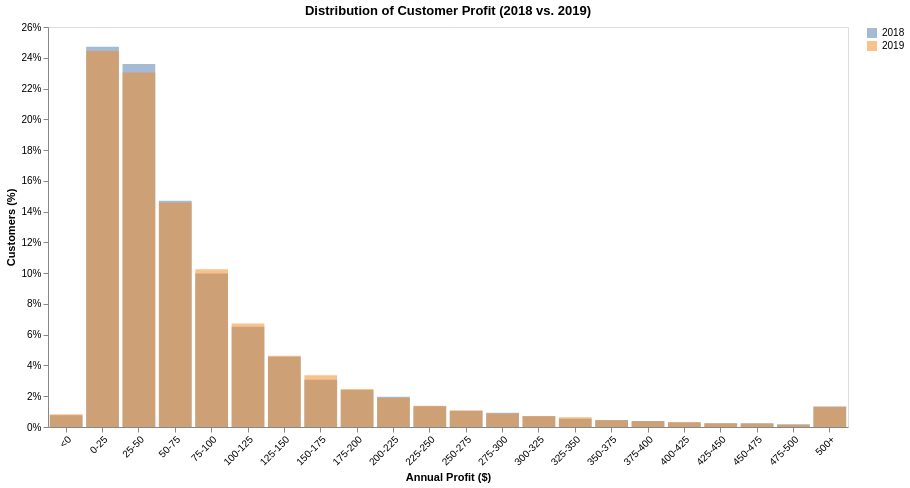

This figure's notebook cell:
### Code cell
overlay_distributions(
    distribution_barplot(
        create_distribution(
            cust_data_2018,
            column="Profit",
            **create_bins_labels(bin_width=25, max_cutoff=500, min_cutoff=0),
        ),
        column="Profit",
        x_title="Annual Profit ($)",
    ),
    distribution_barplot(
        create_distribution(
            cust_data_2019,
            column="Profit",
            **create_bins_labels(bin_width=25, max_cutoff=500, min_cutoff=0),
        ),
        column="Profit",
        x_title="Annual Profit ($)",
    ),
    series=("2018", "2019"),
    title="Distribution of Customer Profit (2018 vs. 2019)",
    opacity=0.5,
)

### Figure 1 — Vega-Lite specification as saved in the notebook (floating-point values rounded to 4 significant figures)
{"config": {"view": {"continuousWidth": 300, "continuousHeight": 300}}, "layer": [{"data": {"name": "data-326d9f5b8c702ef0becd3bb39d6533de"}, "mark": {"type": "bar", "opacity": 0.5}, "encoding": {"color": {"field": "Series", "title": null, "type": "nominal"}, "tooltip": [{"field": "Series", "title": "Series", "type": "nominal"}, {"field": "Range", "title": "Range", "type": "nominal"}, {"field": "Customers", "format": ",", "title": "Customers", "type": "quantitative"}, {"field": "Percent", "format": ".1%", "title": "Customers (%)", "type": "quantitative"}], "x": {"axis": {"grid": false, "labelAngle": -45}, "field": "Range", "sort": ["<0", "0-25", "25-50", "50-75", "75-100", "100-125", "125-150", "150-175", "175-200", "200-225", "225-250", "250-275", "275-300", "300-325", "325-350", "350-375", "375-400", "400-425", "425-450", "450-475", "475-500", "500+"], "title": "Annual Profit ($)", "type": "nominal"}, "y": {"axis": {"format": "%", "grid": false}, "field": "Percent", "title": "Customers (%)", "type": "quantitative"}}, "title": "", "transform": [{"calculate": "toString('2018')", "as": "Series"}]}, {"data": {"name": "data-2e2b07c17340a308829e3fa934e05f6b"}, "mark": {"type": "bar", "opacity": 0.5}, "encoding": {"color": {"field": "Series", "title": null, "type": "nominal"}, "tooltip": [{"field": "Series", "title": "Series", "type": "nominal"}, {"field": "Range", "title": "Range", "type": "nominal"}, {"field": "Customers", "format": ",", "title": "Customers", "type": "quantitative"}, {"field": "Percent", "format": ".1%", "title": "Customers (%)", "type": "quantitative"}], "x": {"axis": {"grid": false, "labelAngle": -45}, "field": "Range", "sort": ["<0", "0-25", "25-50", "50-75", "75-100", "100-125", "125-150", "150-175", "175-200", "200-225", "225-250", "250-275", "275-300", "300-325", "325-350", "350-375", "375-400", "400-425", "425-450", "450-475", "475-500", "500+"], "title": "Annual Profit ($)", "type": "nominal"}, "y": {"axis": {"format": "%", "grid": false}, "field": "Percent", "title": "Customers (%)", "type": "quantitative"}}, "title": "", "transform": [{"calculate": "toString('2019')", "as": "Series"}]}], "height": 400, "title": "Distribution of Customer Profit (2018 vs. 2019)", "width": 800, "$schema": "https://vega.github.io/schema/vega-lite/v6.4.1.json", "datasets": {"data-326d9f5b8c702ef0becd3bb39d6533de": [{"Range": "<0", "Customers": 199, "Percent": 0.00758}, {"Range": "0-25", "Customers": 6489, "Percent": 0.2472}, {"Range": "25-50", "Customers": 6196, "Percent": 0.236}, {"Range": "50-75", "Customers": 3863, "Percent": 0.1471}, {"Range": "75-100", "Customers": 2619, "Percent": 0.09976}, {"Range": "100-125", "Customers": 1711, "Percent": 0.06517}, {"Range": "125-150", "Customers": 1200, "Percent": 0.04571}, {"Range": "150-175", "Customers": 807, "Percent": 0.03074}, {"Range": "175-200", "Customers": 632, "Percent": 0.02407}, {"Range": "200-225", "Customers": 515, "Percent": 0.01962}, {"Range": "225-250", "Customers": 355, "Percent": 0.01352}, {"Range": "250-275", "Customers": 277, "Percent": 0.01055}, {"Range": "275-300", "Customers": 243, "Percent": 0.009256}, {"Range": "300-325", "Customers": 184, "Percent": 0.007008}, {"Range": "325-350", "Customers": 141, "Percent": 0.005371}, {"Range": "350-375", "Customers": 119, "Percent": 0.004533}, {"Range": "375-400", "Customers": 103, "Percent": 0.003923}, {"Range": "400-425", "Customers": 79, "Percent": 0.003009}, {"Range": "425-450", "Customers": 63, "Percent": 0.0024}, {"Range": "450-475", "Customers": 62, "Percent": 0.002362}, {"Range": "475-500", "Customers": 48, "Percent": 0.001828}, {"Range": "500+", "Customers": 349, "Percent": 0.01329}], "data-2e2b07c17340a308829e3fa934e05f6b": [{"Range": "<0", "Customers": 263, "Percent": 0.008256}, {"Range": "0-25", "Customers": 7784, "Percent": 0.2444}, {"Range": "25-50", "Customers": 7338, "Percent": 0.2304}, {"Range": "50-75", "Customers": 4650, "Percent": 0.146}, {"Range": "75-100", "Customers": 3266, "Percent": 0.1025}, {"Range": "100-125", "Customers": 2144, "Percent": 0.0673}, {"Range": "125-150", "Customers": 1477, "Percent": 0.04637}, {"Range": "150-175", "Customers": 1071, "Percent": 0.03362}, {"Range": "175-200", "Customers": 788, "Percent": 0.02474}, {"Range": "200-225", "Customers": 605, "Percent": 0.01899}, {"Range": "225-250", "Customers": 442, "Percent": 0.01388}, {"Range": "250-275", "Customers": 340, "Percent": 0.01067}, {"Range": "275-300", "Customers": 280, "Percent": 0.00879}, {"Range": "300-325", "Customers": 228, "Percent": 0.007157}, {"Range": "325-350", "Customers": 200, "Percent": 0.006278}, {"Range": "350-375", "Customers": 142, "Percent": 0.004458}, {"Range": "375-400", "Customers": 119, "Percent": 0.003736}, {"Range": "400-425", "Customers": 98, "Percent": 0.003076}, {"Range": "425-450", "Customers": 79, "Percent": 0.00248}, {"Range": "450-475", "Customers": 75, "Percent": 0.002354}, {"Range": "475-500", "Customers": 47, "Percent": 0.001475}, {"Range": "500+", "Customers": 419, "Percent": 0.01315}]}}
